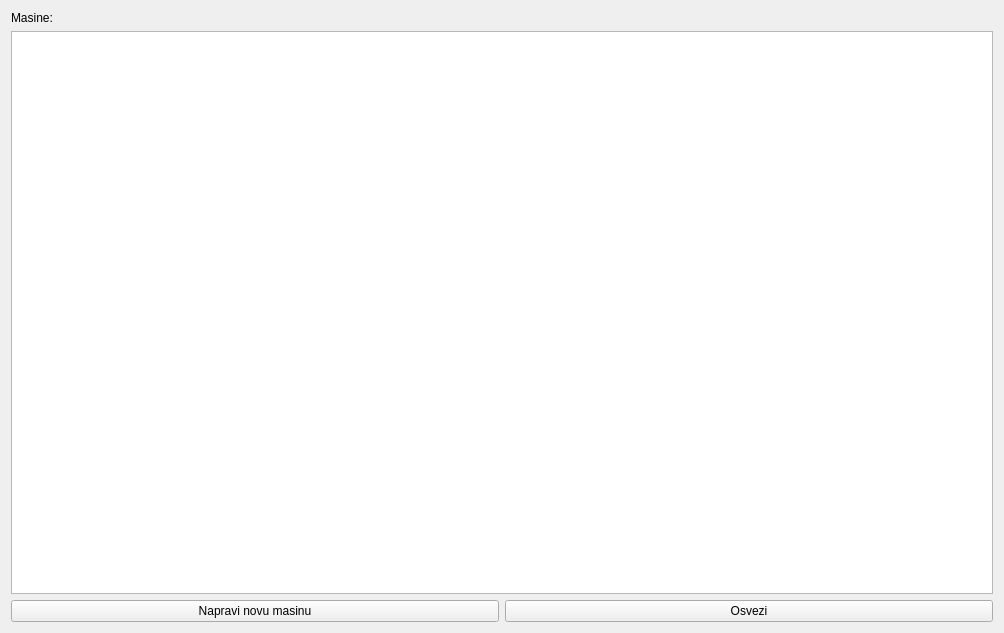
<?xml version="1.0" encoding="UTF-8"?>
<ui version="4.0">
 <class>MachinesView</class>
 <widget class="QWidget" name="MachinesView">
  <property name="geometry">
   <rect>
    <x>0</x>
    <y>0</y>
    <width>1004</width>
    <height>633</height>
   </rect>
  </property>
  <property name="windowTitle">
   <string>Form</string>
  </property>
  <layout class="QVBoxLayout" name="verticalLayout">
   <item>
    <widget class="QLabel" name="label">
     <property name="text">
      <string>Masine:</string>
     </property>
    </widget>
   </item>
   <item>
    <widget class="QTableWidget" name="tableWidget"/>
   </item>
   <item>
    <widget class="QWidget" name="widget" native="true">
     <layout class="QHBoxLayout" name="horizontalLayout">
      <property name="leftMargin">
       <number>0</number>
      </property>
      <property name="topMargin">
       <number>0</number>
      </property>
      <property name="rightMargin">
       <number>0</number>
      </property>
      <property name="bottomMargin">
       <number>0</number>
      </property>
      <item>
       <widget class="QPushButton" name="NewMachine">
        <property name="text">
         <string>Napravi novu masinu</string>
        </property>
       </widget>
      </item>
      <item>
       <widget class="QPushButton" name="refresh">
        <property name="text">
         <string>Osvezi</string>
        </property>
       </widget>
      </item>
     </layout>
    </widget>
   </item>
  </layout>
 </widget>
 <resources/>
 <connections/>
</ui>
